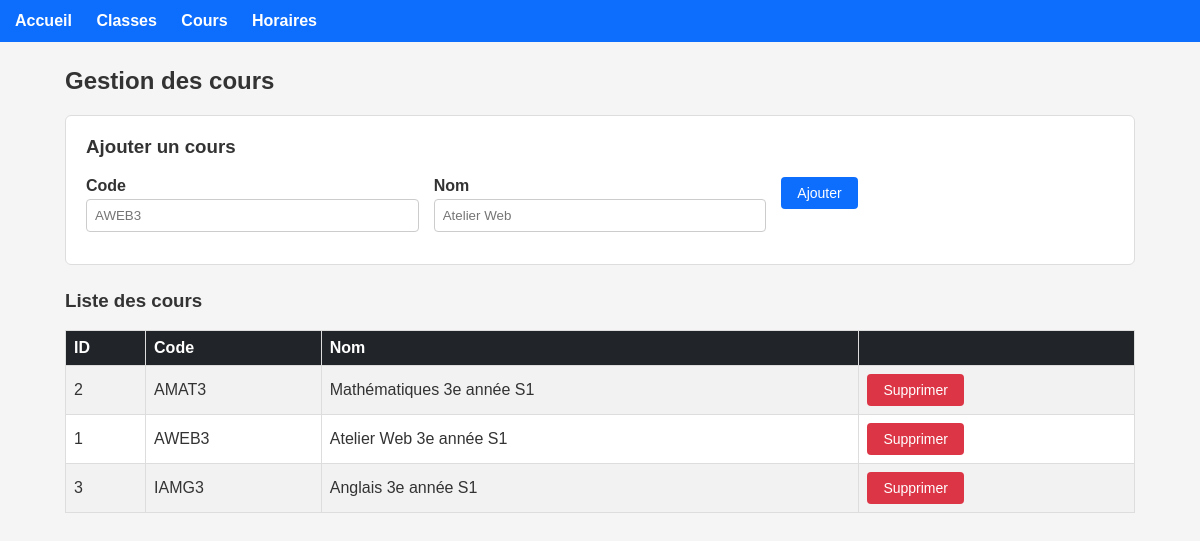
The app's page /pages/cours.php with its own data.
### tables this page shows
CREATE TABLE cours (
    id INT AUTO_INCREMENT PRIMARY KEY,
    `code` VARCHAR(20) NOT NULL,
    nom VARCHAR(120) NOT NULL
);

### functions/cours.php (called while the page is built, shortened)
<?php
function getAllCours() {
    $pdo = getDb();
    $stmt = $pdo->query("SELECT * FROM cours ORDER BY code");
    return $stmt->fetchAll();
}

### pages/cours.php (the view, shortened to what this page needs)
<?php
require_once __DIR__ . '/../functions/cours.php';
$coursList = getAllCours();
require_once __DIR__ . '/../includes/header.php';
?>
<h2>Gestion des cours</h2>
<div class="card">
    <h3>Ajouter un cours</h3>
    <form method="post">
        <div class="form-row">
            <div class="form-group">
                <label>Code</label>
                <input type="text" name="code" placeholder="AWEB3">
            </div>
            <div class="form-group">
                <label>Nom</label>
                <input type="text" name="nom" placeholder="Atelier Web">
            </div>
            <div class="form-group">
                <button type="submit" class="btn btn-primary">Ajouter</button>
            </div>
        </div>
    </form>
</div>
<h3>Liste des cours</h3>
<div class="table-responsive">
    <table>
        <tr>
            <th>ID</th>
            <th>Code</th>
            <th>Nom</th>
            <th></th>
        </tr>
        <?php foreach ($coursList as $co): ?>
            <tr>
                <td><?= $co['id'] ?></td>
                <td><?= htmlspecialchars($co['code']) ?></td>
                <td><?= htmlspecialchars($co['nom']) ?></td>
                <td>
                    <form method="post">
                        <button type="submit" class="btn btn-danger">Supprimer</button>
                    </form>
                </td>
            </tr>
        <?php endforeach; ?>
    </table>
</div>
<?php require_once __DIR__ . '/../includes/footer.php'; ?>

### css/style.css (style rules this page uses)
* { box-sizing: border-box; }
body { font-family: Arial, Helvetica, sans-serif; margin: 0; background: #f5f5f5; color: #333; }
h2 { margin-top: 25px; }
.card { background: #fff; border: 1px solid #ddd; border-radius: 6px; padding: 20px; margin-bottom: 25px; }
.card h3 { margin-top: 0; }
.form-row { display: flex; gap: 15px; flex-wrap: wrap; }
.form-group { margin-bottom: 12px; }
.form-row .form-group { flex: 1; min-width: 200px; }
.form-group label { display: block; margin-bottom: 4px; font-weight: bold; }
.form-group input, .form-group select { width: 100%; padding: 8px; border: 1px solid #ccc; border-radius: 4px; }
.btn { display: inline-block; padding: 8px 16px; border: none; border-radius: 4px; cursor: pointer; font-size: 14px; text-decoration: none; }
.btn-primary { background: #0d6efd; color: #fff; }
.btn-danger { background: #dc3545; color: #fff; }
.table-responsive { overflow-x: auto; }
table { width: 100%; border-collapse: collapse; background: #fff; margin-bottom: 30px; }
th, td { border: 1px solid #ddd; padding: 8px; text-align: left; white-space: nowrap; }
th { background: #212529; color: #fff; }
tr:nth-child(even) { background: #f2f2f2; }

### records on screen
cours: id "2", code "AMAT3", nom "Mathématiques 3e année S1"
cours: id "1", code "AWEB3", nom "Atelier Web 3e année S1"
cours: id "3", code "IAMG3", nom "Anglais 3e année S1"
